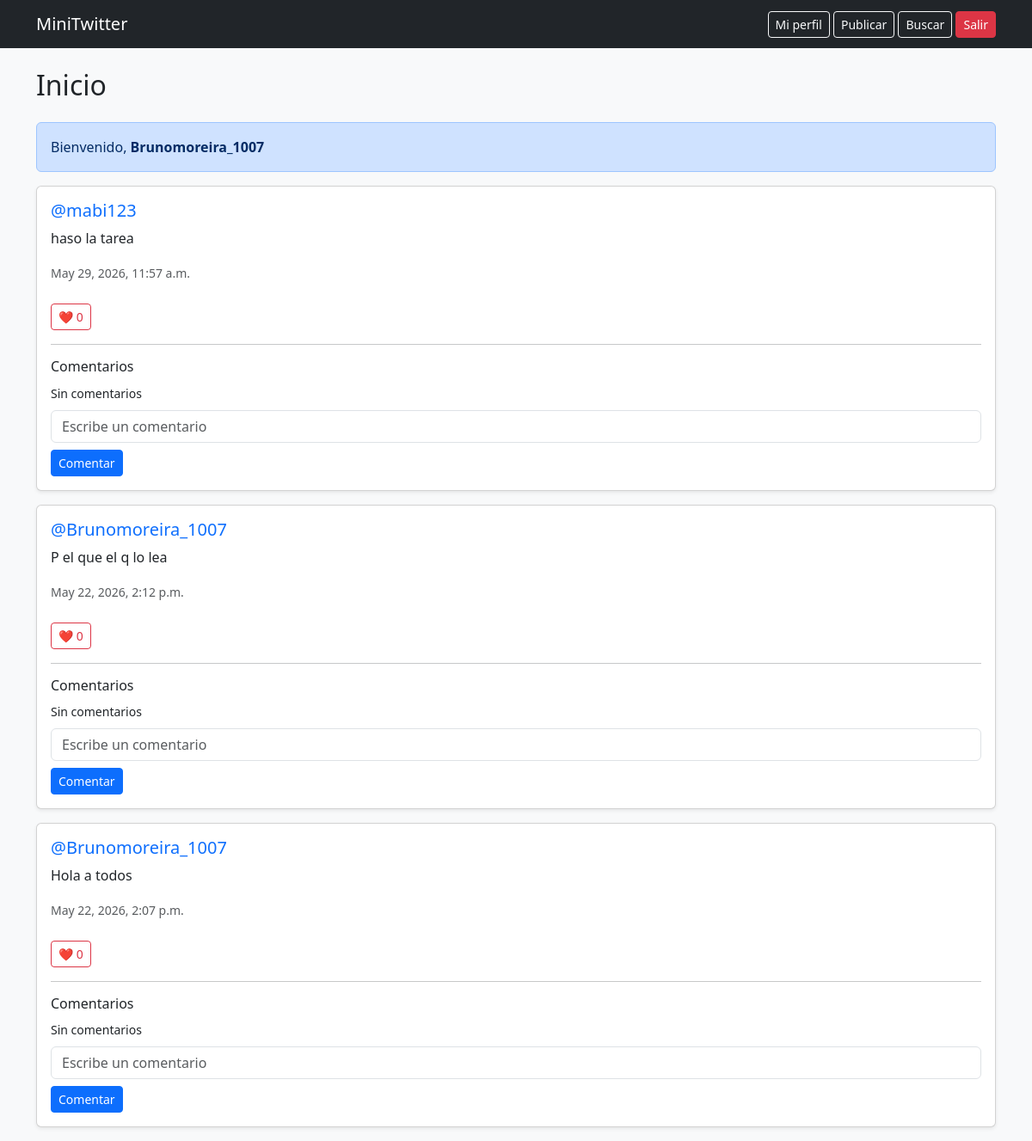
Before: / (signed in) with the older database file.
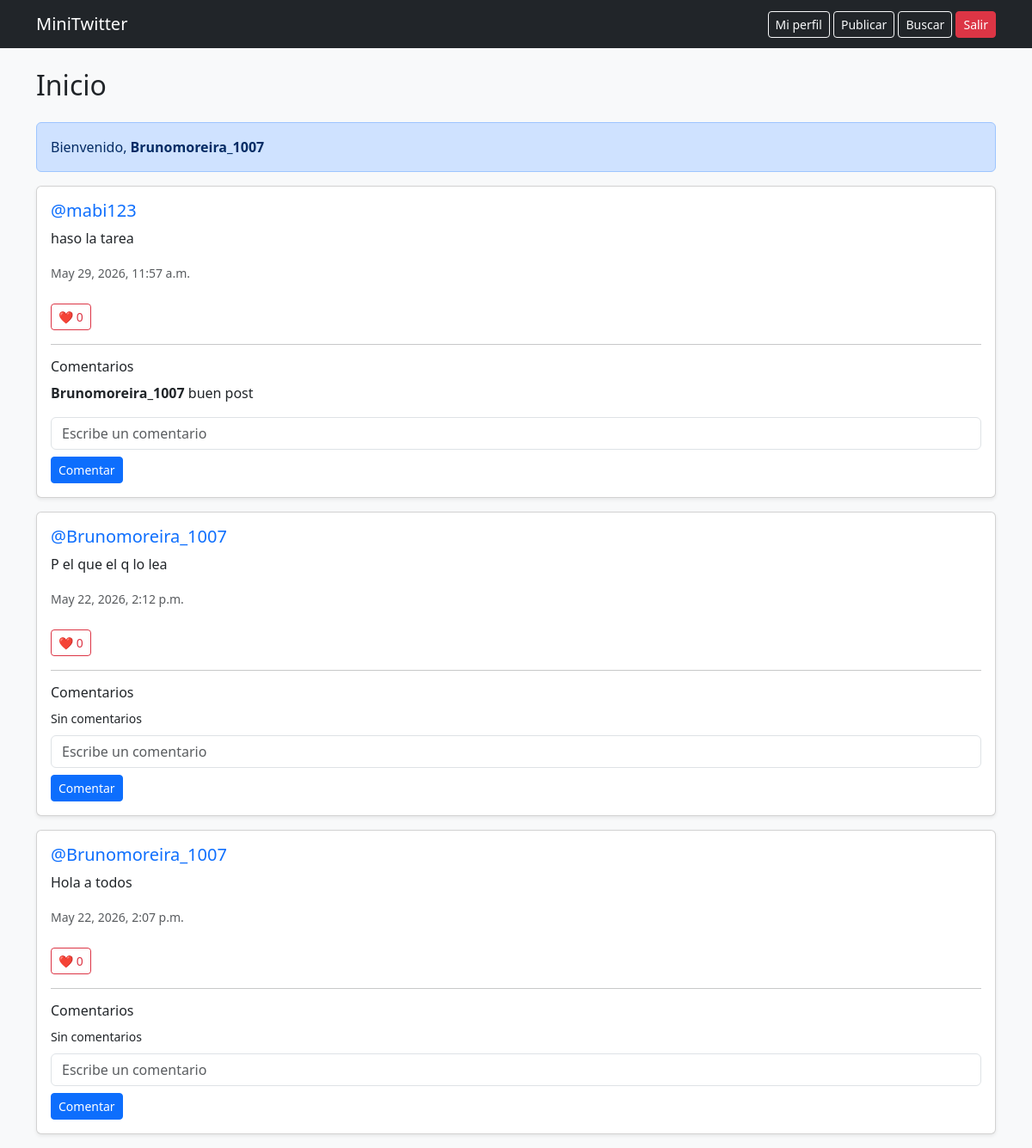
After: the same page with the newer database file.
### app/models.py (models this page shows, shortened)
class Post(models.Model):
    usuario = models.ForeignKey(User, on_delete=models.CASCADE)
    contenido = models.TextField(max_length=280)
    fecha_creacion = models.DateTimeField(auto_now_add=True)

class Comentario(models.Model):
    usuario = models.ForeignKey(
        User,
        on_delete=models.CASCADE
    )
    post = models.ForeignKey(
        Post,
        on_delete=models.CASCADE
    )
    contenido = models.TextField(max_length=200)
    fecha_creacion = models.DateTimeField(auto_now_add=True)

### app/views.py (the view)
# urls.py: path('', views.inicio, name='inicio'),
@login_required
def inicio(request):
    siguiendo = Follow.objects.filter(
        seguidor=request.user
    ).values_list('seguido', flat=True)
    posts = Post.objects.filter(
        usuario__in=list(siguiendo) + [request.user.id]
    ).order_by('-fecha_creacion')
    return render(request, 'inicio.html', {
        'posts': posts
    })

### app/templates/inicio.html (shortened to what this page needs)
{% extends 'base.html' %}
{% block contenido %}
<h2 class="mb-4">Inicio</h2>
{% if user.is_authenticated %}
    <div class="alert alert-primary">
        Bienvenido, <strong>{{ user.username }}</strong>
    </div>
{% endif %}
{% for post in posts %}
    <div class="card mb-3 shadow-sm">
        <div class="card-body">
            <h5>
                <a href="/perfil/{{ post.usuario.username }}/" class="text-decoration-none">
                    @{{ post.usuario.username }}
                </a>
            </h5>
            <p class="card-text">
        {% for palabra in post.contenido.split %}
        {% if palabra|slice:":1" == "#" %}
            <a href="/hashtag/{{ palabra|slice:"1:" }}/">
                {{ palabra }}
            </a>
        {% else %}
            {{ palabra }}
        {% endif %}
        {% endfor %}
        </p>
            <small class="text-muted">
                {{ post.fecha_creacion }}
            </small>
            <br><br>
            <form method="POST" action="/like/{{ post.id }}/">
                <button class="btn btn-sm btn-outline-danger">
                    ❤️ {{ post.like_set.count }}
                </button>
            </form>
            <hr>
            <h6>Comentarios</h6>
            {% for comentario in post.comentario_set.all %}
                <p>
                    <strong>
                        {{ comentario.usuario.username }}
                    </strong>
                    {{ comentario.contenido }}
                </p>
            {% empty %}
                <small>
                    Sin comentarios
                </small>
            {% endfor %}
            <form method="POST" action="/comentario/{{ post.id }}/">
                <input
                    type="text"
                    name="contenido"
                    class="form-control mt-2"
                    placeholder="Escribe un comentario"
                >
                <button class="btn btn-sm btn-primary mt-2">
                    Comentar
                </button>
            </form>
        </div>
    </div>
{% empty %}
    <div class="alert alert-warning">
        No hay publicaciones para mostrar.
    </div>
{% endfor %}
{% endblock %}

Changed rows visible on the page:
shown differently, row unchanged: Post "May 29, 2026, 11:57 a.m.": no longer shows "Sin comentarios"
added Comentario: usuario.username "Brunomoreira_1007", contenido "buen post", shown under Post "May 29, 2026, 11:57 a.m."
